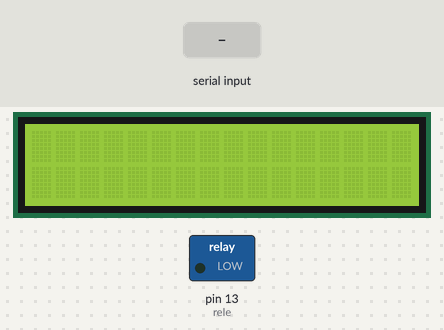
The sketch below on a simulated Arduino Uno, built with avr-gcc and run on an emulated ATmega328P. Shown: 16×2 character LCD, switched loads named in the sketch (green lamp = pin HIGH). The test bench sets the inputs (shaded band).

Above: at 1.2 s.
1.3 s: "90,45\n" received over Serial
At 2.3 s:
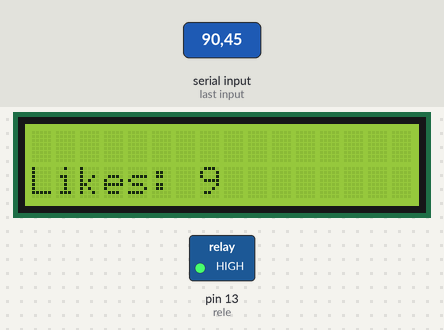
4.3 s: "30,150\n" received over Serial
At 7.6 s:
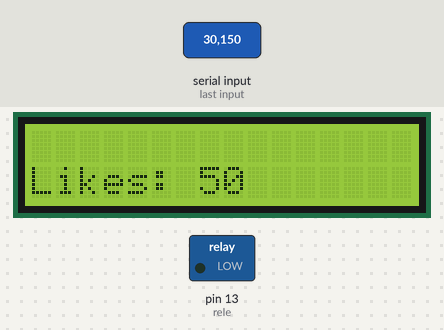
Timing chart, 0 to 9.1 s (numbered marks = the images above; inputs shaded):
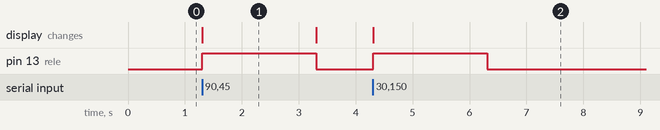

Measured:
- after the input at 1.3 s, pin 13 (rele): LOW → HIGH at once, → LOW 2.0 s later; the display: changes at once (image 1)
- after the input at 4.3 s, pin 13 (rele): LOW → HIGH at once, → LOW 2.0 s later; the display: first changes at once (image 2 shows a later state)
- what the display in image 1 shows lasts 2.0 s, from 1.3 s to 3.3 s

The sketch:

fb_counter.ino
```cpp
// fb_counter.ino

// importa a biblioteca do LCD
#include <LiquidCrystal.h>

// rele shield conectado ao pino 13
#define rele 13

// pinos do LCD
#define RS 12
#define EN 11
#define D4 5
#define D5 4
#define D6 3
#define D7 2
// cria o objeto lcd
LiquidCrystal lcd(RS, EN, D4, D5, D6, D7);
// variavel para guardar a quantidade de likes

int valor_antes = 0;

void setup() {
    // inicializa comunicação serial
    Serial.begin(9600);
    // lcd 16 col, 2  lin
    lcd.begin(16, 2);
    // led como saida
    pinMode(rele, OUTPUT);
}

void loop() {
    // verifica se o buffer esta carregado
    if(Serial.available() > 0){

        // reserva a memória para uma string
        String numero = "";

        // escreve os valores recebidos
        while(Serial.available() > 0){
            // adiciona o valor recebido a string
            numero += (char) Serial.read();
        }

        // converte a string para inteiro
        int val = numero.toInt();

        // limpa o display
        lcd.clear();
        // coluna 0, linha 1
        lcd.setCursor(0, 1);
        // escreva a frase no display
        lcd.print("Likes: ");
        // escreve o valor no lcd
        lcd.print(val);

        // se o numero de likes aumento: pisca o led
        if(val > valor_antes){
            valor_antes = val;

            digitalWrite(rele, HIGH);
            delay(2000);
            digitalWrite(rele, LOW);
        }
    }
}
```
